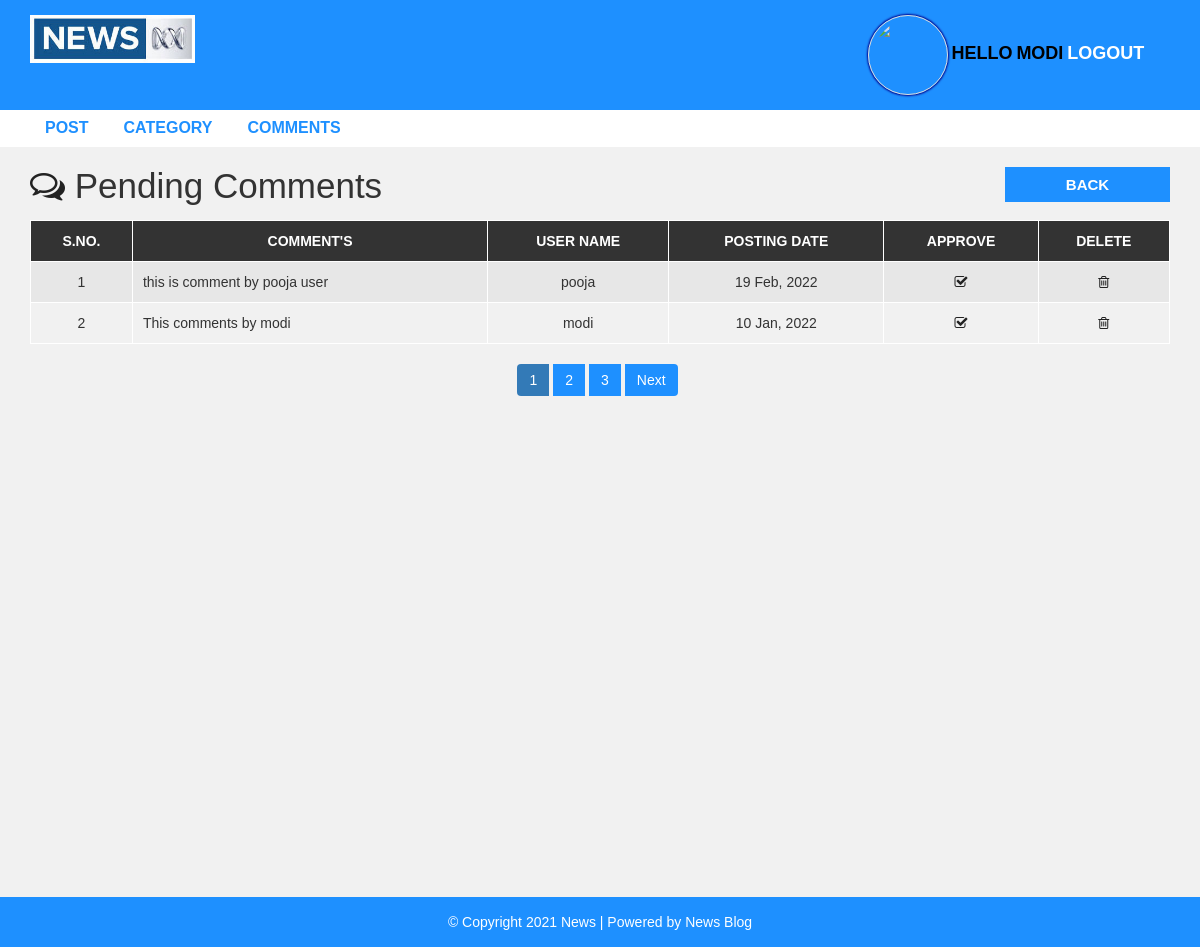
The page /admin/comment-pending.php (signed in) on the database its author committed.
### tables this page shows
CREATE TABLE `comments` (
  `comm_id` int(10) NOT NULL,
  `post_id` int(10) NOT NULL,
  `n_user_username` varchar(50) DEFAULT NULL,
  `comment` varchar(100) NOT NULL,
  `date` varchar(50) NOT NULL,
  `n_user_img` varchar(50) DEFAULT NULL,
  `status` tinyint(1) NOT NULL DEFAULT 0
);

### admin/comment-pending.php (the view, shortened to what this page needs)
<?php include "header.php";
?>
  <div id="admin-content">
      <div class="container">
          <div class="row">
              <div class="col-md-10">
                  <h1 class="admin-heading"><i class="fa fa-comments-o" aria-hidden="true"></i> Pending Comments</h1>
              </div>
              <div class="col-md-2">
                  <a class="add-new" href="comment-approved.php">Back</a>
              </div>
              <div class="col-md-12">
                <?php
                  include "config.php";
                  $limit = 5;
                  if(isset($_GET['page'])){
                    $page = $_GET['page'];
                  }else{
                    $page = 1;
                  }
                  $offset = ($page - 1) * $limit;
                  $sql = "SELECT * FROM comments WHERE status = 0 ORDER BY comm_id DESC LIMIT {$offset},{$limit}";
                  $result = mysqli_query($conn, $sql) or die("Query Failed.");
                  if(mysqli_num_rows($result) > 0){
                ?>
                  <table class="content-table">
                      <thead>
                          <th>S.No.</th>
                          <th>Comment's</th>
                          <th>User Name</th>
                          <th>Posting Date</th>
                          <th>Approve</th>
                          <th>Delete</th>
                      </thead>
                      <tbody>
                        <?php
                          $serial = $offset + 1;
                          while($row = mysqli_fetch_assoc($result)) {
                        ?>
                          <tr>
                              <td class='id'><?php echo $serial; ?></td>
                              <td style="text-align: left;"><?php echo $row['comment']; ?></td>
                              <td><?php echo $row['n_user_username']; ?></td>
                              <td><?php echo $row['date']; ?></td>
                              <td class='edit'><a href='comm-approved.php?id=<?php echo $row["comm_id"]; ?>' onclick='return checkApproved()'><i class='fa fa-check-square-o'></i></a></td>
                              <td class='delete'><a href='comm-delete.php?id=<?php echo $row["comm_id"]; ?>' onclick='return delcom()'><i class='fa fa-trash-o'></i></a></td>
                          </tr>
                        <?php
                          $serial++;
                        } ?>
                      </tbody>
                  </table>
                  <?php
                }else {
                  echo "<h3>No Results Found.</h3>";
                }
                $sql1 = "SELECT * FROM comments";
                $result1 = mysqli_query($conn, $sql1) or die("Query Failed.");
                if(mysqli_num_rows($result1) > 0){
                  $total_records = mysqli_num_rows($result1);
                  $total_page = ceil($total_records / $limit);
                  echo '<ul class="pagination admin-pagination">';
                  for($i = 1; $i <= $total_page; $i++){
                    if($i == $page){
                      $active = "active";
                    }else{
                      $active = "";
                    }
                    echo '<li class="'.$active.'"><a href="comment-pending.php?page='.$i.'">'.$i.'</a></li>';
                  }
                  if($total_page > $page){
                    echo '<li><a href="comment-pending.php?page='.($page + 1).'">Next</a></li>';
                  }
                  echo '</ul>';
                }
                  ?>
              </div>
          </div>
      </div>
  </div>
<?php include "footer.php"; ?>

### css/style.css (style rules this page uses)
body { background: #f1f1f1; font-family: sans-serif,arial,Helvetica; }
a, a:hover, a:focus { text-decoration: none; outline: none; }
ul { margin:0; padding:0; list-style:none; }
#admin-content { padding: 20px 0; min-height: 750px; }
#admin-content .admin-heading { font-size: 35px; margin: 0 0 15px; }
#admin-content .add-new { color: #fff; background-color: #1E90FF; font-size: 15px; font-weight: 600; text-align: center; text-transform: uppercase; padding: 7px 10px; display: block; transition: all 0.3s; }
#admin-content .content-table { border: 1px solid #000; width: 100%; margin: 0 0 20px; }
#admin-content .content-table thead { color: #fff; background-color: #333; }
#admin-content .content-table th { padding: 10px; border: 1px solid #fff; font-weight: 600; text-align: center; text-transform: uppercase; }
#admin-content .content-table tbody { color: #333; }
#admin-content .content-table tbody tr { background-color: #e7e7e7; }
#admin-content .content-table tbody tr:nth-child(even) { background-color: transparent; }
#admin-content .content-table tbody td { padding: 10px; border: 1px solid #fff; text-align: center; }
#admin-content .content-table tbody td:nth-child(2) { text-align: left; }
#admin-content .admin-pagination { margin: 0; }
#admin-content .admin-pagination li a { display: block; }
.id, .edit, .delete { text-align:center; }
.pagination { display: block; text-align: center; margin: 0; }
.pagination li { display:inline-block; margin: 0 5px 0 0; }
.pagination li a { border: none; background: #1e90ff; color: #fff; }
i.fa { color:#222; }

### rows shown on the page
comments: comment "this is comment by pooja user", n_user_username "pooja", date "19 Feb, 2022"
comments: comment "This comments by modi", n_user_username "modi", date "10 Jan, 2022"

### other values the page prints
$_SESSION["username"] "MODI"
